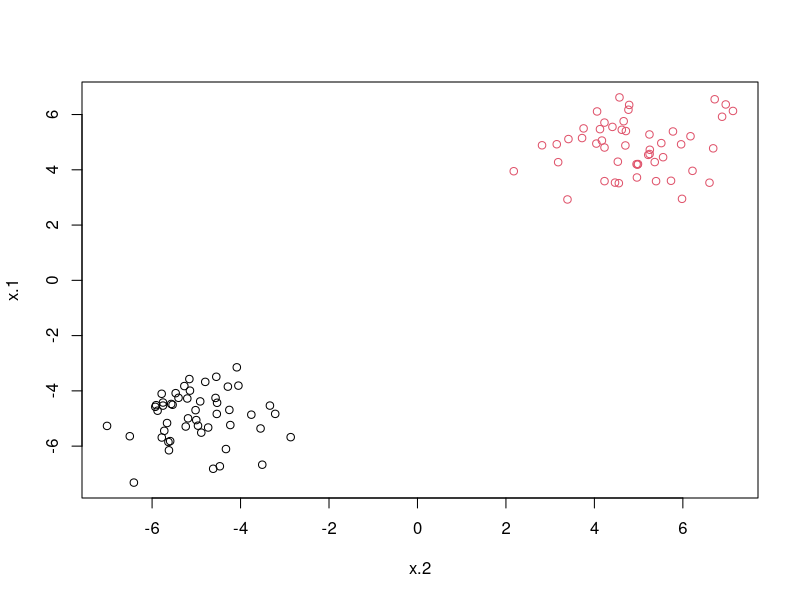
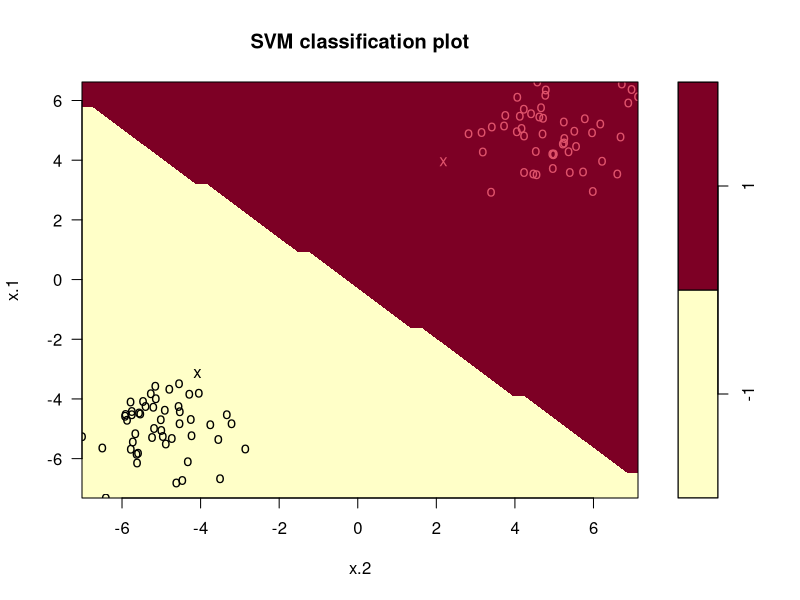

The R script that drew these images, in order:
## ---- chunk 1
library(e1071)
options(width=80)
knitr::opts_chunk$set(tidy=FALSE)
## ---- chunk 2
set.seed(101)
## ---- chunk 3
n_cases <- 100
n_predictors <- 2
## ---- chunk 4
X <- matrix(rnorm(n_cases * n_predictors), ncol = n_predictors)
## ---- chunk 5
y <- rep(c(-1, 1), length.out = n_cases)
## ---- chunk 6
Movement <- matrix(y, ncol = n_predictors, nrow = length(y), byrow = FALSE)
## ---- chunk 7
offset <- 5
D <- data.frame(x = X + offset * Movement, y = as.factor(y))
## ---- chunk 8
plot(x.1 ~ x.2, data = D, col = D$y)
## ---- chunk 9
library(e1071)
classifier_1 <- svm(y ~ ., data = D, kernel = "linear", cost = 1, scale = FALSE)
## ---- chunk 10
vals <- predict(classifier_1)
table(D$y, vals)
## ---- chunk 11
plot(classifier_1, x.1 ~ x.2, data = D)
## ---- chunk 12
X2 <- matrix(rnorm(n_cases * n_predictors), ncol = 2)
D2 <- data.frame( x = X2, y = as.factor(y))
classifier_2 <- svm(y ~ ., data = D2, kernel = "linear", cost = 10, scale = FALSE)
table(y, predict(classifier_2))
